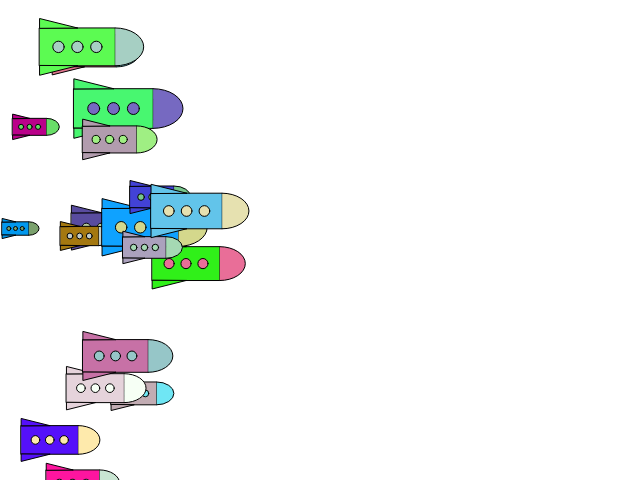
Frame 1 (no input)
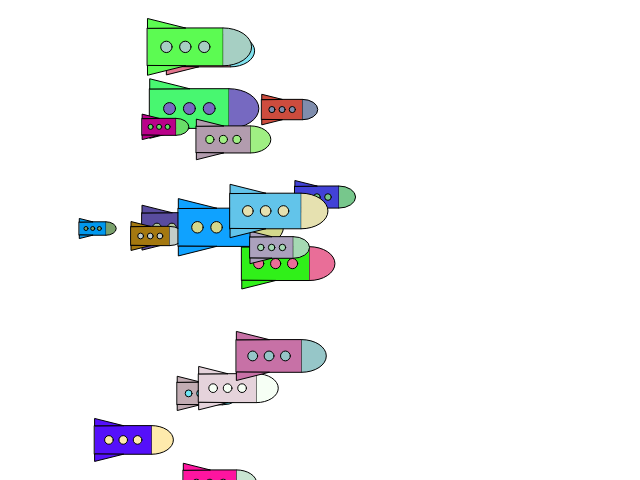
Frame 60 (no input)
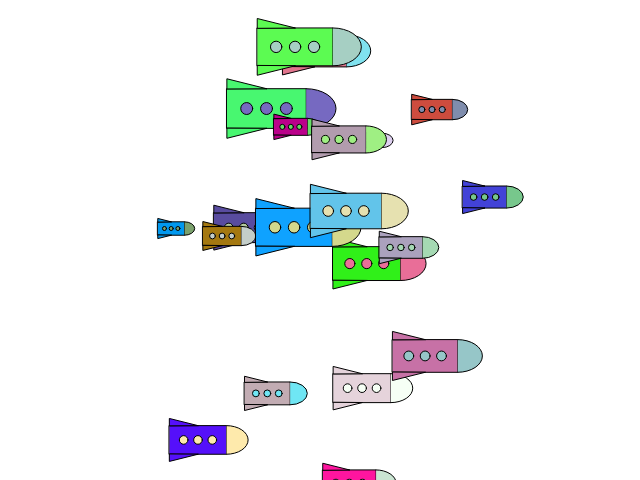
Frame 120 (the mouse pressed at the canvas centre since frame 60)

The p5.js sketch that drew these frames (run headless with seeded random() and noise() and a simulated clock; from frame 60 on, the mouse is pressed at the canvas centre):

// p5.js sketch
// ── sketch.js
var numShips = 20;
var spaceships = [];

function setup() {
    createCanvas(640, 480);
    
    for (var i = 0; i < numShips; i++) {
        spaceships.push( new Spaceship() );
    }
   
}

function draw() {
    background("white");

    for (var i = 0; i < numShips; i++) {
        spaceships[i].draw();
        spaceships[i].update();
    }
}

function Spaceship() {
    
    this.x = random( 0, width/4 );
    this.y = random( 0, height );
    this.speed = random(1, 3);
    this.size = random(10, 40);
        
    this.shipColor = color(
        random(0, 255), 
        random(0, 255), 
        random(0, 255)
    );
    
    this.coneColor = color(
        random(100, 255), 
        random(100, 255), 
        random(100, 255)
    );
        
    this.fin = this.size/4;
    this.cone = this.size * 1.5;
    this.windowWidth = this.size/3.33;
    this.distance = this.size/2;
    
    this.draw = function() {
        fill(this.shipColor);
        rect(this.x, this.y, this.size * 2, this.size);
        triangle(this.x, this.y, this.x, this.y - this.fin, this.x + this.size, this.y);
        triangle(this.x, this.y + this.size, this.x, this.y + this.size + this.fin, this.x + this.size, this.y + this.size);
        
        fill(this.coneColor);
        arc(this.x + this.size*2, this.y + this.size/2, this.cone, this.size, PI + HALF_PI, HALF_PI);
        
        for (var h = 0; h < 3; h++ ) {
            ellipse( 
                this.x + this.distance + h * this.distance, 
                this.y + this.size/2, 
                this.windowWidth, 
                this.windowWidth );
        }
    }
    
    this.update = function() {
        if (this.x < width) this.x += this.speed ;
        else this.x = 0;
    }
}
